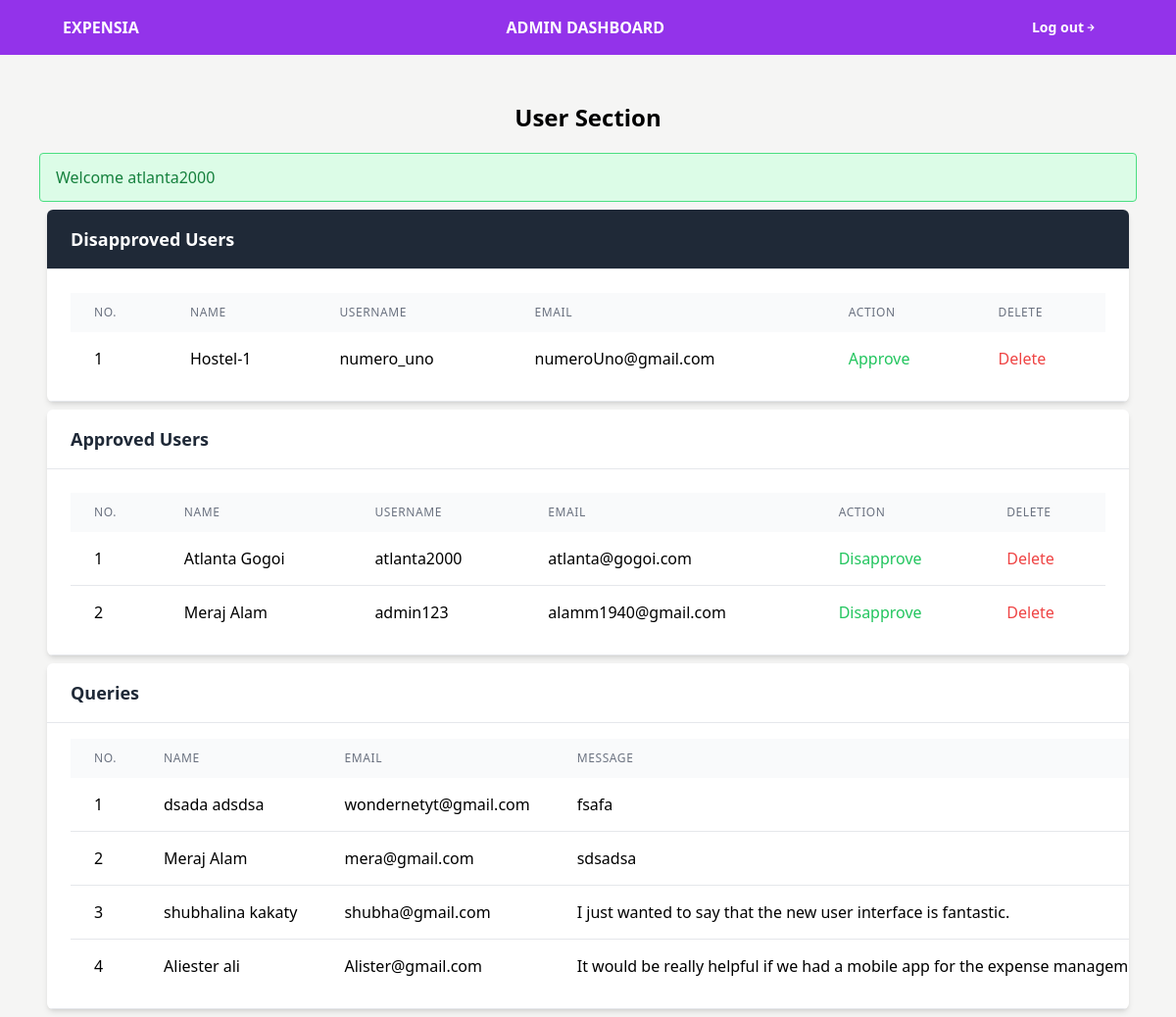
Screenshot of /adminDashboard.php (signed in) with the database file from the repository.
### tables this page shows
CREATE TABLE `user` (
  `u_id` int(100) NOT NULL,
  `uname` varchar(100) NOT NULL,
  `username` varchar(100) NOT NULL,
  `password` varchar(100) NOT NULL,
  `email` varchar(300) NOT NULL,
  `status` varchar(3) NOT NULL,
  `profileImage` varchar(1000) NOT NULL
);

CREATE TABLE `query` (
  `q_id` int(100) NOT NULL,
  `query_person` varchar(200) NOT NULL,
  `email` varchar(200) NOT NULL,
  `message` mediumtext NOT NULL
);

### adminDashboard.php (the view, shortened to what this page needs)
<?php require_once("includes/Function.php"); ?>
<?php require_once("includes/Sessions.php"); ?>
<html>
<head>
  <link rel="stylesheet" href="https://unicons.iconscout.com/release/v4.0.8/css/line.css">
  <link rel="stylesheet" href="assets/css/style.css">
  <script src="https://cdn.tailwindcss.com"></script>
</head>
<body class="bg-stone-100">
    <nav id="navbar" class="bg-purple-600 fixed top-0 left-0 w-full flex items-center justify-between px-16 py-4">
            <div>
              <a href="landing.php" class="text-l font-bold text-white"> <h1> EXPENSIA </h1> </a>
            </div>
            <div>
              <a href="landing.php" class="text-l font-semibold  text-white"> <h1> ADMIN DASHBOARD </h1> </a>
            </div>
            <div >
              <a href="adminLogout.php" class="text-white text-sm font-semibold hover:text-purple-300 mr-4">Log out<i class="uil uil-arrow-right py-2"></i></a>
            </div>
          </nav>
    <div class="px-10 ">
        <h1 class="text-black text-2xl text-center font-bold mt-20 mb-5">User Section</h1>
        <div><?php
                echo SuccessMessage();
                ?></div>
        <div class="bg-white m-2 rounded-md shadow-md overflow-hidden">
            <div class="flex justify-between bg-gray-800 items-center px-6 py-4 border-b">
                <h2 class="text-lg font-semibold text-white">Disapproved Users</h2>
            </div>
            <div class="px-6 py-4 border-b hover:bg-gray-50">
            <div class="mt-2">
                <table class="table-auto w-full">
                  <thead class="bg-gray-50">
                    <tr>
                      <th scope="col" class="px-6 py-3 text-left text-xs font-medium text-gray-500 uppercase tracking-wider">No.</th>
                      <th scope="col" class="px-6 py-3 text-left text-xs font-medium text-gray-500 uppercase tracking-wider">Name</th>
                      <th scope="col" class="px-6 py-3 text-left text-xs font-medium text-gray-500 uppercase tracking-wider">Username</th>
                      <th scope="col" class="px-6 py-3 text-left text-xs font-medium text-gray-500 uppercase tracking-wider">Email</th>
                      <th scope="col" class="px-6 py-3 text-left text-xs font-medium text-gray-500 uppercase tracking-wider">Action</th>
                      <th scope="col" class="px-6 py-3 text-left text-xs font-medium text-gray-500 uppercase tracking-wider">Delete</th>
                    </tr>
                  </thead>
                  <tbody class="bg-white divide-y divide-gray-200">
                    <?php
                    $sql = "SELECT * FROM user WHERE status='OFF' ORDER BY u_id desc";
                    $stmt = $ConnectingDB->query($sql);
                    $Sr=0;
                    while($DataRows = $stmt->fetch()){
                        $Id = $DataRows["u_id"];
                        $UName = $DataRows["uname"];
                        $UserName = $DataRows["username"];
                        $Email = $DataRows["email"];
                        $Sr++;
                    ?>
                    <tr class="bg-white">
                      <td class="px-6 py-4 whitespace-nowrap"><?php echo htmlentities($Sr); ?></td>
                      <td class="px-6 py-4 whitespace-nowrap"><?php echo htmlentities($UName); ?></td>
                      <td class="px-6 py-4 whitespace-nowrap"><?php echo htmlentities($UserName); ?></td>
                      <td class="px-6 py-4 whitespace-nowrap"><?php echo htmlentities($Email); ?></td>
                      <td class="px-6 py-4 whitespace-nowrap">
                        <a class="text-green-500 hover:text-green-700" href="ApproveUser.php?id=<?php echo $Id?>">Approve</a>
                      </td>
                      <td class="px-6 py-4 whitespace-nowrap">
                        <a class="text-red-500 hover:text-red-700 delete-link" href="DeleteUser.php?id=<?php echo $Id?>" onclick="confirmDelete(event)">Delete</a>
                    </td>
                    </tr>
                    <?php } ?>
                  </tbody>
                </table>
        </div>
        </div>
        </div>
        <div class="bg-white m-2 rounded-md shadow-md overflow-hidden">
            <div class="flex justify-between items-center px-6 py-4 border-b">
                <h2 class="text-lg font-semibold text-gray-800">Approved Users</h2>
            </div>
            <div class="px-6 py-4 border-b hover:bg-gray-50">
            <div class="mt-2">
                <table class="table-auto w-full">
                  <thead class="bg-gray-50">
                    <tr>
                      <th scope="col" class="px-6 py-3 text-left text-xs font-medium text-gray-500 uppercase tracking-wider">No.</th>
                      <th scope="col" class="px-6 py-3 text-left text-xs font-medium text-gray-500 uppercase tracking-wider">Name</th>
                      <th scope="col" class="px-6 py-3 text-left text-xs font-medium text-gray-500 uppercase tracking-wider">Username</th>
                      <th scope="col" class="px-6 py-3 text-left text-xs font-medium text-gray-500 uppercase tracking-wider">Email</th>
                      <th scope="col" class="px-6 py-3 text-left text-xs font-medium text-gray-500 uppercase tracking-wider">Action</th>
                      <th scope="col" class="px-6 py-3 text-left text-xs font-medium text-gray-500 uppercase tracking-wider">Delete</th>
                    </tr>
                  </thead>
                  <tbody class="bg-white divide-y divide-gray-200">
                    <?php
                    $sql = "SELECT * FROM user WHERE status='ON' ORDER BY u_id desc";
                    $stmt = $ConnectingDB->query($sql);
                    $Sr=0;
                    while($DataRows = $stmt->fetch()){
                        $Id = $DataRows["u_id"];
                        $UName = $DataRows["uname"];
                        $UserName = $DataRows["username"];
                        $Email = $DataRows["email"];
                        $Sr++;
                    ?>
                    <tr class="bg-white">
                      <td class="px-6 py-4 whitespace-nowrap"><?php echo htmlentities($Sr); ?></td>
                      <td class="px-6 py-4 whitespace-nowrap"><?php echo htmlentities($UName); ?></td>
                      <td class="px-6 py-4 whitespace-nowrap"><?php echo htmlentities($UserName); ?></td>
                      <td class="px-6 py-4 whitespace-nowrap"><?php echo htmlentities($Email); ?></td>
                      <td class="px-6 py-4 whitespace-nowrap">
                        <a class="text-green-500 hover:text-green-700" href="DisapproveUser.php?id=<?php echo $Id?>">Disapprove</a>
                      </td>
                      <td class="px-6 py-4 whitespace-nowrap">
                      <a class="text-red-500 hover:text-red-700 delete-link" href="DeleteUser.php?id=<?php echo $Id?>" onclick="confirmDelete(event)">Delete</a>
                    </td>
                    </tr>
                    <?php } ?>
                  </tbody>
                </table>
        </div>
        </div>
        </div>
        <div class="bg-white m-2 rounded-md shadow-md overflow-hidden">
            <div class="flex justify-between items-center px-6 py-4 border-b">
                <h2 class="text-lg font-semibold text-gray-800">Queries</h2>
            </div>
            <div class="overflow-x-auto px-6 py-4 border-b hover:bg-gray-50">
            <table class="table-auto w-full">
              <thead class="bg-gray-50">
                    <tr>
                        <th scope="col" class="px-6 py-3 text-left text-xs font-medium text-gray-500 uppercase tracking-wider">No.</th>
                        <th scope="col" class="px-6 py-3 text-left text-xs font-medium text-gray-500 uppercase tracking-wider">Name</th>
                        <th scope="col" class="px-6 py-3 text-left text-xs font-medium text-gray-500 uppercase tracking-wider">Email</th>
                        <th scope="col" class="px-6 py-3 text-left text-xs font-medium text-gray-500 uppercase tracking-wider">Message</th>
                    </tr>
                </thead>
                <tbody class="bg-white divide-y divide-gray-200">
                    <?php
                    $sql = "SELECT * FROM query ORDER BY q_id DESC";
                    $stmt = $ConnectingDB->query($sql);
                    $Sr = 0;
                    while ($DataRows = $stmt->fetch()) {
                        $Name = $DataRows["query_person"];
                        $email = $DataRows["email"];
                        $message = $DataRows["message"];
                        $Sr++;
                    ?>
                    <tr class="transition-all hover:bg-gray-50">
                        <td class="px-6 py-4 whitespace-nowrap"><?php echo htmlentities($Sr); ?></td>
                        <td class="px-6 py-4 whitespace-nowrap"><?php echo htmlentities($Name); ?></td>
                        <td class="px-6 py-4 whitespace-nowrap"><?php echo htmlentities($email); ?></td>
                        <td class="px-6 py-4 whitespace-nowrap"><?php echo htmlentities($message); ?></td>
                    </tr>
                    <?php } ?>
                </tbody>
            </table>
            </div>
        </div>
        </div>
</body>
</html>

### rows the page displays
user: uname "Hostel-1", username "numero_uno", email "numeroUno@gmail.com"
user: uname "Atlanta Gogoi", username "atlanta2000", email "atlanta@gogoi.com"
user: uname "Meraj Alam", username "admin123", email "alamm1940@gmail.com"
query: query_person "dsada adsdsa", email "wondernetyt@gmail.com", message "fsafa"
query: query_person "Meraj Alam", email "mera@gmail.com", message "sdsadsa"
query: query_person "shubhalina kakaty", email "shubha@gmail.com", message "I just wanted to say that the new user interface is fantastic."
query: query_person "Aliester ali", email "Alister@gmail.com", message "It would be really helpful if we had a mobile app for the expense…"

### other values shown
SuccessMessage() "Welcome atlanta2000"
